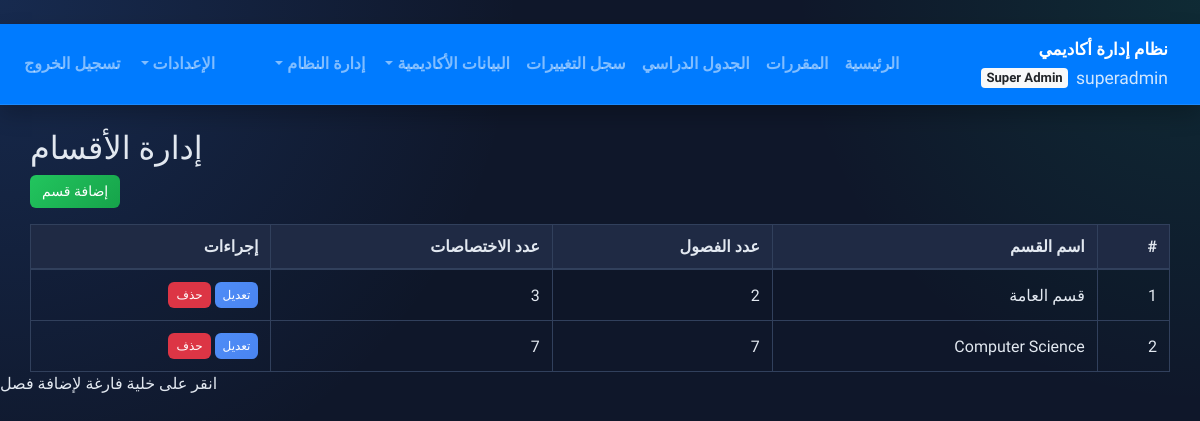
Screenshot of /departments/ (signed in) with the database file from the repository.
### tables this page shows
CREATE TABLE departments (
    id INTEGER PRIMARY KEY AUTOINCREMENT,
    name TEXT UNIQUE NOT NULL,
    semesters INTEGER NOT NULL,
    majors INTEGER NOT NULL,
    created_at TIMESTAMP DEFAULT CURRENT_TIMESTAMP
);

### routes/departments.py (the view)
@departments_bp.route('/')
@login_required
@super_admin_required
def list_departments():
    conn = db.get_db()
    if session.get('role') == 'super_admin':
        sql = 'SELECT * FROM departments'
        params = ()
    else:
        sql = 'SELECT * FROM departments'
        params = ()
    departments = conn.execute(sql, params).fetchall()
    return render_template('departments/list.html', departments=departments)

### db.py (called while the page is built)
def _get_column_names(conn, table_name):
    rows = conn.execute(f'PRAGMA table_info({table_name})').fetchall()
    return {row[1] for row in rows}

def _ensure_history_table(conn):
    conn.execute(
        """
        CREATE TABLE IF NOT EXISTS history (
            id INTEGER PRIMARY KEY AUTOINCREMENT,
            action TEXT NOT NULL,
            entity_type TEXT NOT NULL,
            entity_id INTEGER,
            actor_user_id INTEGER,
            actor_username TEXT,
            message TEXT,
            old_value TEXT,
            new_value TEXT,
            created_at TIMESTAMP DEFAULT CURRENT_TIMESTAMP
        )
        """
    )
    conn.execute(
        """
        CREATE INDEX IF NOT EXISTS idx_history_created_at
        ON history(created_at DESC)
        """
    )

def get_db():
    db = getattr(g, '_database', None)
    if db is None:
        db = g._database = sqlite3.connect(DATABASE)
        db.text_factory = str
        db.row_factory = sqlite3.Row
        db.execute('PRAGMA foreign_keys = ON')
        ensure_schema(db)
    return db

### routes/__init__.py (called while the page is built)
def login_required(view):
    @wraps(view)
    def wrapped(*args, **kwargs):
        if 'user_id' not in session:
            flash('يجب تسجيل الدخول أولاً.', 'danger')
            return redirect(url_for('auth.login'))
        return view(*args, **kwargs)
    return wrapped

def role_required(*allowed_roles):
    def decorator(view):
        @wraps(view)
        def wrapped(*args, **kwargs):
            if session.get('role') not in allowed_roles:
                flash('ليس لديك صلاحية الوصول إلى هذه الصفحة.', 'danger')
                return redirect(url_for('auth.dashboard'))
            return view(*args, **kwargs)
        return wrapped
    return decorator

### templates/departments/list.html (shortened to what this page needs)
{% extends 'base.html' %}
{% block content %}
<div class="container mt-4">
    <h2>إدارة الأقسام</h2>
    <button class="btn btn-success mb-3" data-toggle="modal" data-target="#addDepartmentModal">إضافة قسم</button>
    <table class="table table-bordered table-striped">
        <thead>
            <tr>
                <th>#</th>
                <th>اسم القسم</th>
                <th>عدد الفصول</th>
                <th>عدد الاختصاصات</th>
                <th>إجراءات</th>
            </tr>
        </thead>
        <tbody>
            {% for d in departments %}
            <tr>
                <td>{{ d.id }}</td>
                <td>{{ d.name }}</td>
                <td>{{ d.semesters }}</td>
                <td>{{ d.majors }}</td>
                <td>
                    <button class="btn btn-primary btn-sm" data-toggle="modal" data-target="#editDepartmentModal{{d.id}}">تعديل</button>
                    <form method="post" action="{{ url_for('departments.delete_department', id=d.id) }}" style="display:inline;" onsubmit="return confirm('هل أنت متأكد من حذف القسم؟');">
                        <button class="btn btn-danger btn-sm" type="submit">حذف</button>
                    </form>
                </td>
            </tr>
            {% endfor %}
        </tbody>
    </table>
</div>
{% endblock %}

### static/css/style.css (style rules this page uses)
body.dark { --bg: #0f172a; --bg-accent: radial-gradient(circle at top left, rgba(59, 130, 246, 0.18), transparent 36%), radial-gradient(circle at top right, rgba(16, 185, 129, 0.12), transparent 28%), #0f172a; --text: #e2e8f0; --muted: #94a3b8; --surface: #16213a; --surface-2: #1f2a44; --border: #31405c; --border-strong: #425476; --accent: #4f8df7; --accent-2: #22c55e; --accent-contrast: #ffffff; --shadow: 0 16px 34px rgba(0, 0, 0, 0.28); --shadow-soft: 0 10px 20px rgba(0, 0, 0, 0.22); }
html { scroll-behavior: smooth; }
body { background: var(--bg-accent); color: var(--text); font-family: 'Tajawal', 'Segoe UI', system-ui, -apple-system, BlinkMacSystemFont, sans-serif; transition: background 0.3s ease, color 0.3s ease; }
body.font-medium { font-size: 16px; }
.container { max-width: 1320px; }
.btn { border-radius: 999px; font-weight: 600; padding: 0.55rem 1rem; border-width: 1px; box-shadow: none !important; }
.btn-primary { background: linear-gradient(135deg, var(--accent), #4a84f0); border-color: transparent; }
.btn-success { background: linear-gradient(135deg, var(--accent-2), #16a34a); border-color: transparent; }
.btn-danger, .btn-outline-danger { border-color: #ef4444; }
.table { margin-bottom: 0; color: inherit; }
.table thead th { background: var(--surface-2); border-color: var(--border); font-weight: 700; white-space: nowrap; }
.table td, .table th { border-color: var(--border); vertical-align: middle; }

### templates/base.html (style rules this page uses)
body { font-family: 'Tajawal', sans-serif; }
.table td, .table th { vertical-align: middle; }

### templates/departments/list.html (style rules this page uses)
.btn { border-radius: 0.375rem; padding: 0.375rem 0.75rem; font-size: 0.875rem; transition: all 0.2s ease; border: none; font-weight: 500; }
.btn-primary { background-color: #007bff; color: white; }
.btn-danger { background-color: #dc3545; color: white; }
.btn-success { background-color: #28a745; color: white; }
.btn-sm { padding: 0.25rem 0.5rem; font-size: 0.75rem; }

### rows the page displays
departments: id "1", name "قسم العامة", semesters "2", majors "3"
departments: id "2", name "Computer Science", semesters "7", majors "7"

### other values shown
{{ session.get('username') }} "superadmin"
{{ 'Super Admin' if role == 'super_admin' else 'Admin' }} "Super Admin"
